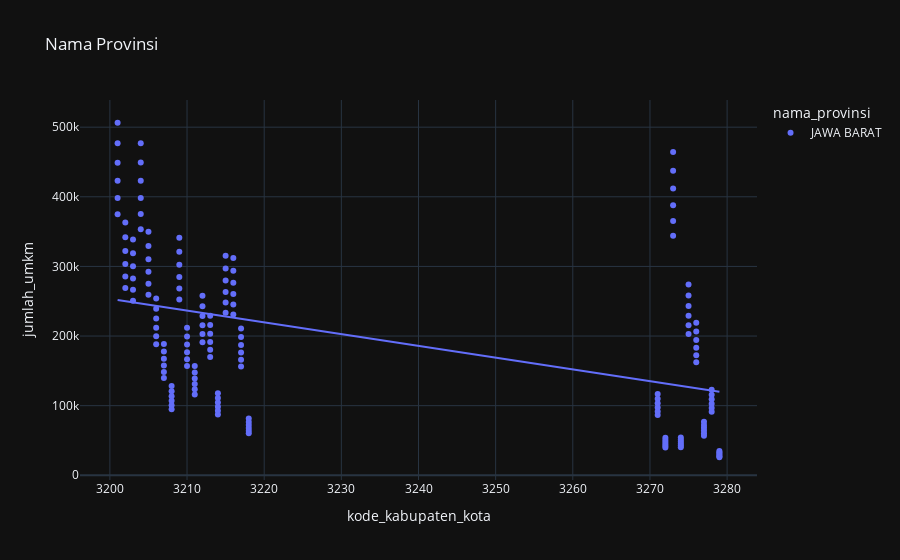

Notebook cell for this chart:
### Markdown cell above
### **Provinsi Manakah yang memiliki frekuensi kemunculan yang banyak?**

### Code cell
bivariate_visualization_scatter(
    data=data,
    y='jumlah_umkm',
    x='kode_kabupaten_kota',
    color='nama_provinsi',
    title='Nama Provinsi'
)

### Figure 1 — Plotly figure (JSON) as saved in the notebook; plotly's stock layout.template omitted (floating-point values rounded to 4 significant figures; data arrays with more than 128 entries replaced by an {"elided": "..."} marker saying what was removed)
{"data": [{"hovertemplate": "nama_provinsi=JAWA BARAT<br>kode_kabupaten_kota=%{x}<br>jumlah_umkm=%{y}<extra></extra>", "legendgroup": "JAWA BARAT", "marker": {"color": "#636efa", "symbol": "circle"}, "mode": "markers", "name": "JAWA BARAT", "orientation": "v", "showlegend": true, "type": "scatter", "x": {"elided": "162 int values"}, "xaxis": "x", "y": {"elided": "162 int values"}, "yaxis": "y"}, {"hovertemplate": "<b>OLS trendline</b><br>jumlah_umkm = -1688.44 * kode_kabupaten_kota + 5.65643e+06<br>R<sup>2</sup>=0.205835<br><br>nama_provinsi=JAWA BARAT<br>kode_kabupaten_kota=%{x}<br>jumlah_umkm=%{y} <b>(trend)</b><extra></extra>", "legendgroup": "JAWA BARAT", "marker": {"color": "#636efa", "symbol": "circle"}, "mode": "lines", "name": "JAWA BARAT", "showlegend": false, "type": "scatter", "x": {"elided": "162 int values"}, "xaxis": "x", "y": {"elided": "162 float values"}, "yaxis": "y"}], "layout": {"autosize": true, "legend": {"title": {"text": "nama_provinsi"}, "tracegroupgap": 0}, "title": {"text": "Nama Provinsi"}, "xaxis": {"anchor": "y", "autorange": true, "domain": [0, 1], "range": [3196.0, 3284.0], "title": {"text": "kode_kabupaten_kota"}, "type": "linear"}, "yaxis": {"anchor": "x", "autorange": true, "domain": [0, 1], "range": [-13750.0, 546000.0], "title": {"text": "jumlah_umkm"}, "type": "linear"}}}
